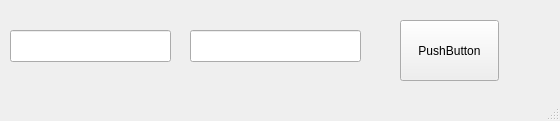
<?xml version="1.0" encoding="UTF-8"?>
<ui version="4.0">
 <class>AgentWindow</class>
 <widget class="QMainWindow" name="AgentWindow">
  <property name="geometry">
   <rect>
    <x>0</x>
    <y>0</y>
    <width>560</width>
    <height>121</height>
   </rect>
  </property>
  <property name="windowTitle">
   <string>MainWindow</string>
  </property>
  <widget class="QWidget" name="centralwidget">
   <widget class="QPushButton" name="pushButton">
    <property name="geometry">
     <rect>
      <x>400</x>
      <y>20</y>
      <width>99</width>
      <height>61</height>
     </rect>
    </property>
    <property name="text">
     <string>PushButton</string>
    </property>
   </widget>
   <widget class="QLineEdit" name="lineEdit">
    <property name="geometry">
     <rect>
      <x>10</x>
      <y>30</y>
      <width>161</width>
      <height>32</height>
     </rect>
    </property>
   </widget>
   <widget class="QLineEdit" name="lineEdit_2">
    <property name="geometry">
     <rect>
      <x>190</x>
      <y>30</y>
      <width>171</width>
      <height>32</height>
     </rect>
    </property>
   </widget>
  </widget>
  <widget class="QStatusBar" name="statusbar"/>
 </widget>
 <resources/>
 <connections/>
</ui>
